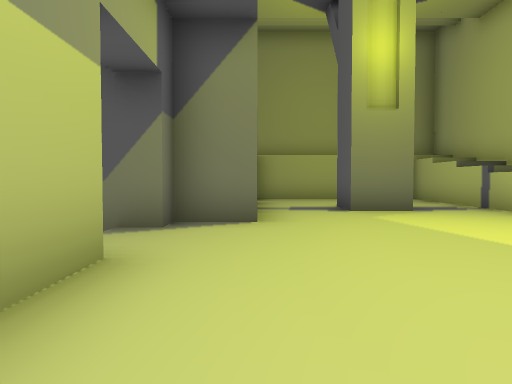
View 1 (above)

22 first-person views from a walk through a scene from a Unity 3-D project. The camera is 1.3 m above the floor, tilts 2° down and sees 70° across. The floor is counted in squares, 2 m on a side. Each view is taken from the middle of a square. On the plan, view 1 faces up. The plan holds only what a view shows up to about 11 squares ahead; the rest is blank. The place goes on beyond the plan. The player character is not drawn.

View 2
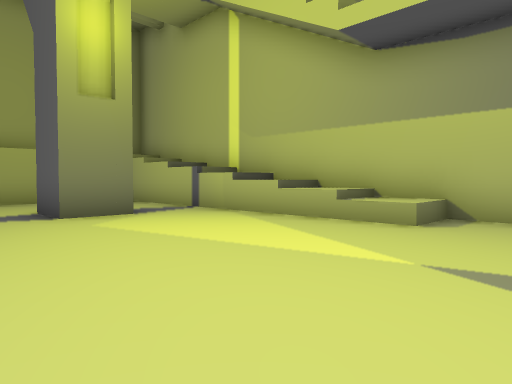

View 3
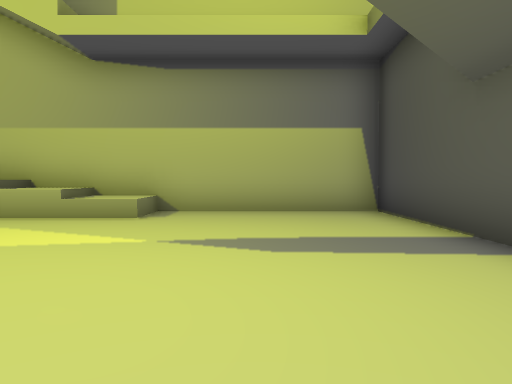

View 4
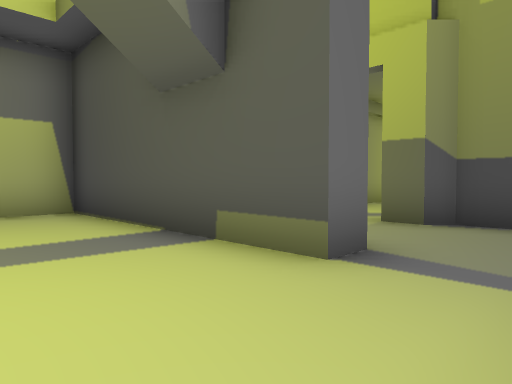

View 5
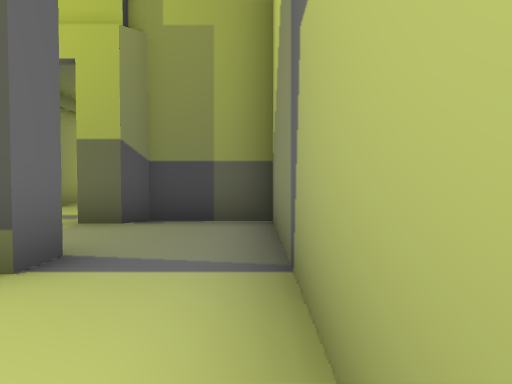

View 6
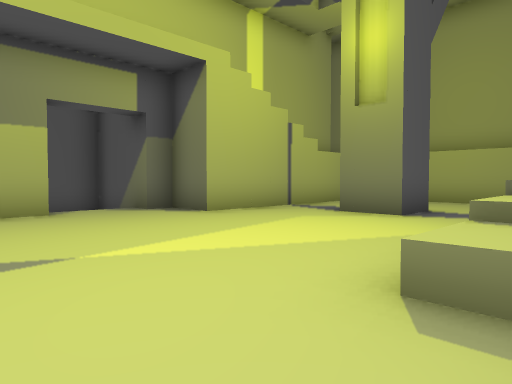

View 7
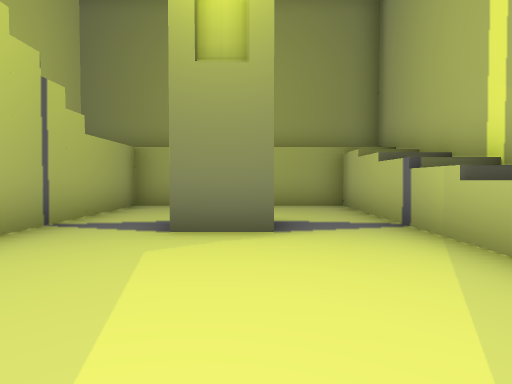

View 8
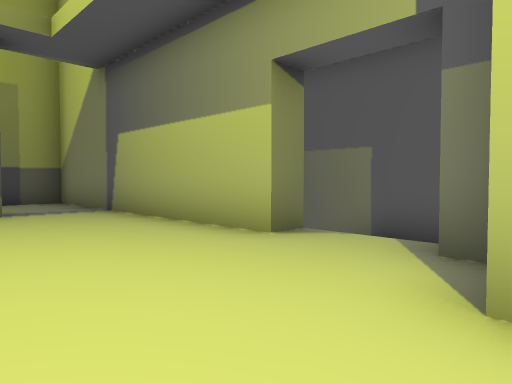

View 9
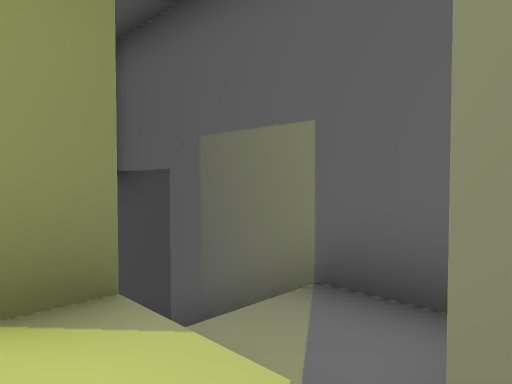

View 10
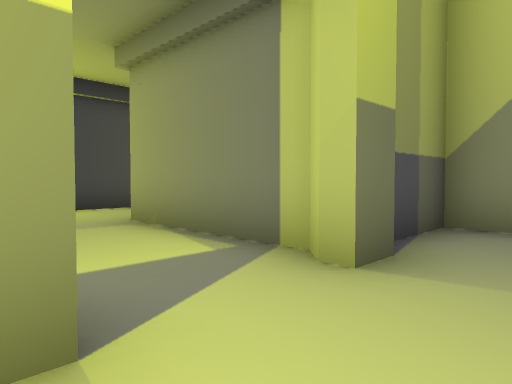

View 11
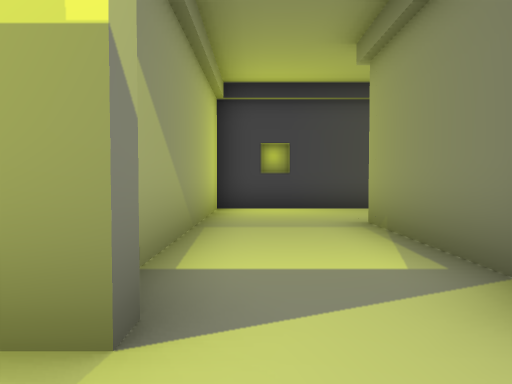

View 12
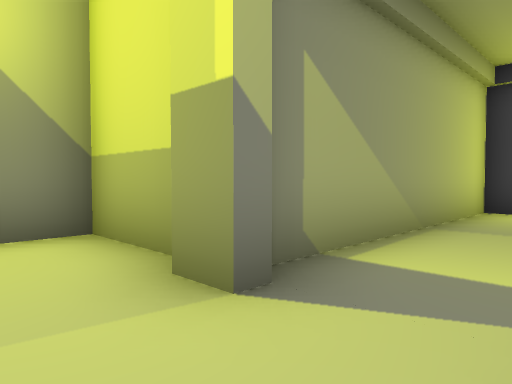

View 13
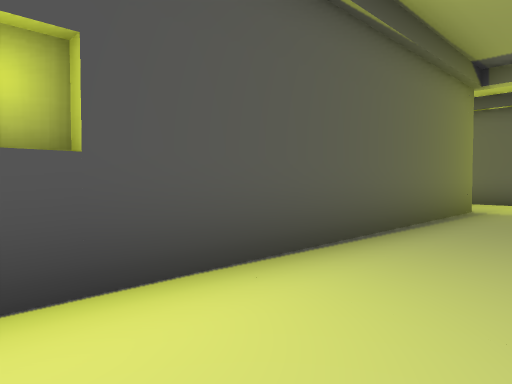

View 14
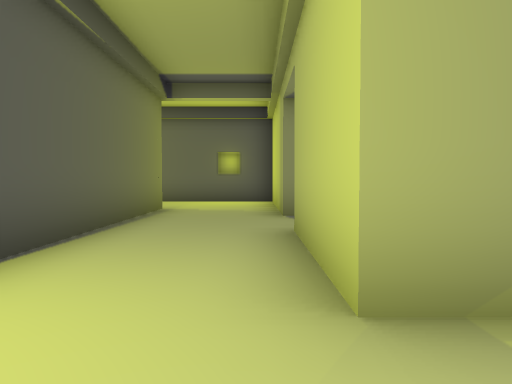

View 15
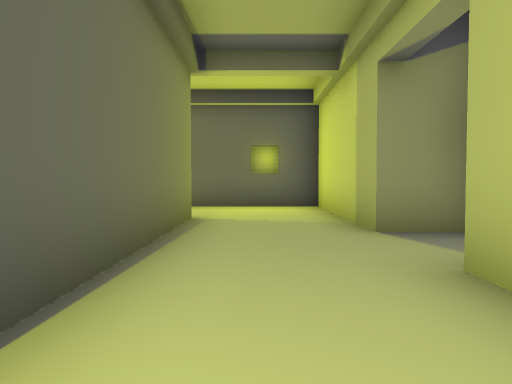

View 16
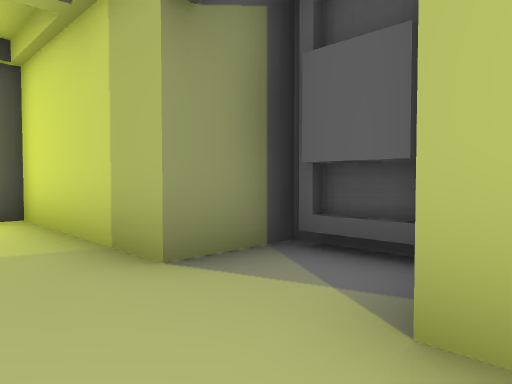

View 17
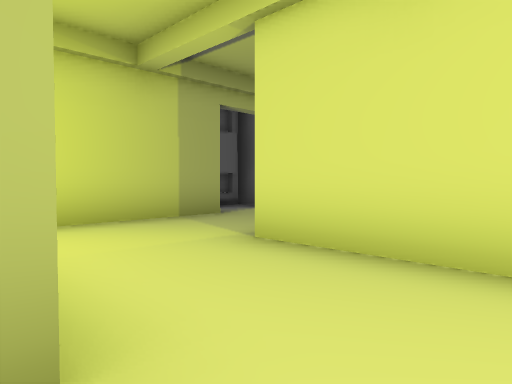

View 18
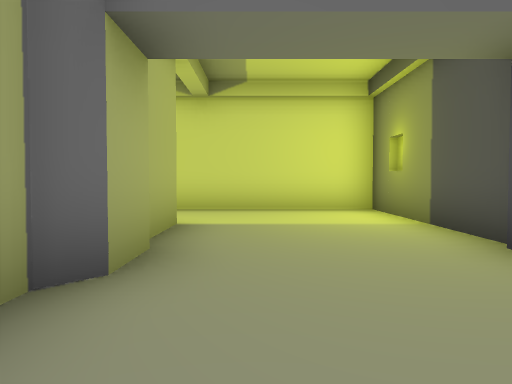

View 19
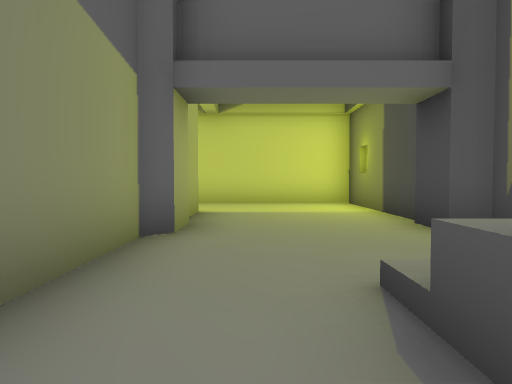

View 20
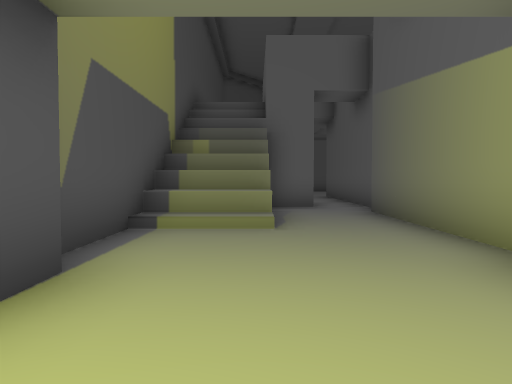

View 21
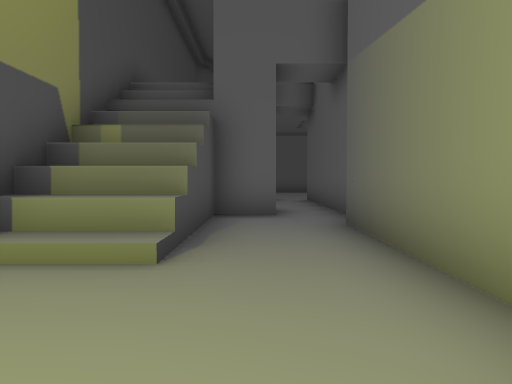

View 22
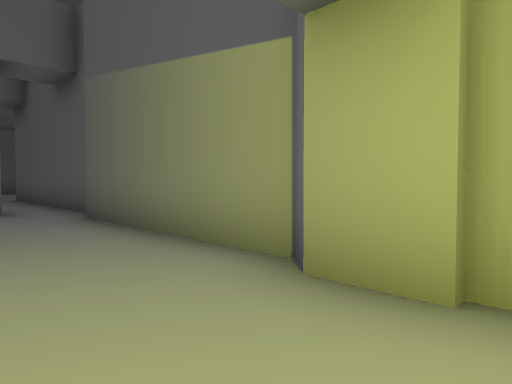

### Floor plan
Ten units are one square. View 1 is at (0, 0); x grows to the right and y downward. Boxes are objects, and circles mark ways between rooms. Rooms are numbered by the first view taken in them; rooms with no view inside come last. Other rooms are left out.
<svg viewBox="-191 -125 261 298">
<path fill="none" stroke="#000" d="M51 -30 51 -75M-20 -30 -13 -30 -13 25M32 -75 19 -75M0 -76 0 -56 -13 -56 -13 -49 -25 -49M65 -56 51 -56M7 21 7 15 64 15 64 -81M65 -68 51 -68M65 -30 51 -30M65 -43 51 -43M-19 72 -32 72M-16 69 -35 69 -35 85 -77 85 -77 118M-20 71 -31 71M22 112 30 112M7 47 10 44 16 44 16 47 13 50 13 85 -16 85M35 48 35 44 42 44M-51 126 -51 111 39 111 39 50M46 47 64 47 64 38M-78 94 -78 101M-94 130 -105 130 -109 127 -154 127M-94 165 -51 165 -51 126M-141 148 -141 168M-76 130 -91 130M-147 148 -147 165 -107 165 -105 164 -95 164M-161 124 -186 124M-166 136 -166 148 -135 148M32 -88 32 -75M19 -75 19 -88M51 -75 51 -120 0 -120 0 -76M64 -81 51 -81M-13 25 -13 47 7 47"/>
<circle cx="10" cy="-80" r="3" fill="#2a7"/>
<circle cx="45" cy="-80" r="3" fill="#2a7"/>
<circle cx="-5" cy="20" r="3" fill="#2a7"/>
<circle cx="-65" cy="115" r="3" fill="#2a7"/>
<circle cx="10" cy="35" r="3" fill="#2a7"/>
<text x="20" y="-30">1</text>
<text x="0" y="90">2</text>
<text x="-110" y="140">3</text>
<text x="30" y="-100">4</text>
<text x="-10" y="30">5</text>
</svg>
Room 1 opens to room 4. Room 1 opens to room 5. Room 2 opens to room 3. Room 2 opens to room 5.

Where each view was taken, in squares from view 1:
view 1: 0 up, 0 right, facing up
view 2: 1 up, 0 right, facing up-right
view 3: 1 up, 1 left, facing right
view 4: 1 up, 1 left, facing down-right
view 5: 1 up, 1 left, facing down
view 6: 1 up, 6 right, facing up-left
view 7: 3 up, 3 right, facing up
view 8: 6 up, 2 right, facing down-left
view 9: 5 up, 1 left, facing down-left
view 10: 3 down, 4 right, facing down-left
view 11: 3 down, 3 right, facing down
view 12: 3 down, 2 right, facing down-right
view 13: 9 down, 3 right, facing down-left
view 14: 9 down, 3 right, facing left
view 15: 10 down, 1 right, facing left
view 16: 10 down, 1 left, facing up-left
view 17: 14 down, 8 left, facing up-right
view 18: 14 down, 13 left, facing right
view 19: 14 down, 15 left, facing right
view 20: 15 down, 8 left, facing left
view 21: 14 down, 10 left, facing left
view 22: 15 down, 9 left, facing up-left
